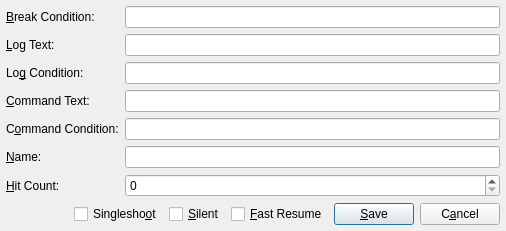
<?xml version="1.0" encoding="UTF-8"?>
<ui version="4.0">
 <class>EditBreakpointDialog</class>
 <widget class="QDialog" name="EditBreakpointDialog">
  <property name="geometry">
   <rect>
    <x>0</x>
    <y>0</y>
    <width>506</width>
    <height>221</height>
   </rect>
  </property>
  <property name="windowTitle">
   <string>Edit breakpoint</string>
  </property>
  <layout class="QVBoxLayout" name="verticalLayout">
   <property name="spacing">
    <number>6</number>
   </property>
   <property name="leftMargin">
    <number>6</number>
   </property>
   <property name="topMargin">
    <number>6</number>
   </property>
   <property name="rightMargin">
    <number>6</number>
   </property>
   <property name="bottomMargin">
    <number>6</number>
   </property>
   <item>
    <layout class="QGridLayout" name="gridLayout">
     <property name="leftMargin">
      <number>0</number>
     </property>
     <property name="bottomMargin">
      <number>0</number>
     </property>
     <property name="horizontalSpacing">
      <number>6</number>
     </property>
     <item row="1" column="0">
      <widget class="QLabel" name="labelLogText">
       <property name="text">
        <string>&amp;Log Text:</string>
       </property>
       <property name="buddy">
        <cstring>editLogText</cstring>
       </property>
      </widget>
     </item>
     <item row="0" column="0">
      <widget class="QLabel" name="labelBreakCondition">
       <property name="text">
        <string>&amp;Break Condition:</string>
       </property>
       <property name="buddy">
        <cstring>editBreakCondition</cstring>
       </property>
      </widget>
     </item>
     <item row="0" column="1">
      <widget class="QLineEdit" name="editBreakCondition">
       <property name="maxLength">
        <number>255</number>
       </property>
      </widget>
     </item>
     <item row="1" column="1">
      <widget class="QLineEdit" name="editLogText">
       <property name="maxLength">
        <number>255</number>
       </property>
      </widget>
     </item>
     <item row="5" column="1">
      <widget class="QLineEdit" name="editName">
       <property name="maxLength">
        <number>255</number>
       </property>
      </widget>
     </item>
     <item row="2" column="1">
      <widget class="QLineEdit" name="editLogCondition">
       <property name="maxLength">
        <number>255</number>
       </property>
      </widget>
     </item>
     <item row="2" column="0">
      <widget class="QLabel" name="labelLogCondition">
       <property name="text">
        <string>Lo&amp;g Condition:</string>
       </property>
       <property name="buddy">
        <cstring>editLogCondition</cstring>
       </property>
      </widget>
     </item>
     <item row="5" column="0">
      <widget class="QLabel" name="labelName">
       <property name="text">
        <string>&amp;Name:</string>
       </property>
       <property name="buddy">
        <cstring>editName</cstring>
       </property>
      </widget>
     </item>
     <item row="3" column="0">
      <widget class="QLabel" name="labelCommandText">
       <property name="text">
        <string>&amp;Command Text:</string>
       </property>
       <property name="buddy">
        <cstring>editCommandText</cstring>
       </property>
      </widget>
     </item>
     <item row="3" column="1">
      <widget class="QLineEdit" name="editCommandText">
       <property name="maxLength">
        <number>255</number>
       </property>
      </widget>
     </item>
     <item row="6" column="1">
      <widget class="QSpinBox" name="spinHitCount">
       <property name="minimum">
        <number>0</number>
       </property>
       <property name="maximum">
        <number>2000000000</number>
       </property>
      </widget>
     </item>
     <item row="6" column="0">
      <widget class="QLabel" name="labelHitCount">
       <property name="text">
        <string>&amp;Hit Count:</string>
       </property>
       <property name="buddy">
        <cstring>spinHitCount</cstring>
       </property>
      </widget>
     </item>
     <item row="4" column="0">
      <widget class="QLabel" name="labelCommandCondition">
       <property name="text">
        <string>C&amp;ommand Condition:</string>
       </property>
       <property name="buddy">
        <cstring>editCommandCondition</cstring>
       </property>
      </widget>
     </item>
     <item row="4" column="1">
      <widget class="QLineEdit" name="editCommandCondition">
       <property name="maxLength">
        <number>255</number>
       </property>
      </widget>
     </item>
    </layout>
   </item>
   <item>
    <layout class="QHBoxLayout" name="layoutSaveCancel">
     <item>
      <spacer name="horizontalSpacer">
       <property name="orientation">
        <enum>Qt::Horizontal</enum>
       </property>
       <property name="sizeHint" stdset="0">
        <size>
         <width>40</width>
         <height>20</height>
        </size>
       </property>
      </spacer>
     </item>
     <item>
      <widget class="QCheckBox" name="checkBoxSingleshoot">
       <property name="text">
        <string>Singlesho&amp;ot</string>
       </property>
      </widget>
     </item>
     <item>
      <widget class="QCheckBox" name="checkBoxSilent">
       <property name="text">
        <string>&amp;Silent</string>
       </property>
      </widget>
     </item>
     <item>
      <widget class="QCheckBox" name="checkBoxFastResume">
       <property name="text">
        <string>&amp;Fast Resume</string>
       </property>
      </widget>
     </item>
     <item>
      <widget class="QPushButton" name="buttonSave">
       <property name="text">
        <string>&amp;Save</string>
       </property>
      </widget>
     </item>
     <item>
      <widget class="QPushButton" name="buttonCancel">
       <property name="text">
        <string>C&amp;ancel</string>
       </property>
      </widget>
     </item>
    </layout>
   </item>
  </layout>
 </widget>
 <tabstops>
  <tabstop>editBreakCondition</tabstop>
  <tabstop>editLogText</tabstop>
  <tabstop>editLogCondition</tabstop>
  <tabstop>editCommandText</tabstop>
  <tabstop>editCommandCondition</tabstop>
  <tabstop>editName</tabstop>
  <tabstop>spinHitCount</tabstop>
  <tabstop>checkBoxSingleshoot</tabstop>
  <tabstop>checkBoxSilent</tabstop>
  <tabstop>checkBoxFastResume</tabstop>
  <tabstop>buttonSave</tabstop>
  <tabstop>buttonCancel</tabstop>
 </tabstops>
 <resources/>
 <connections>
  <connection>
   <sender>buttonCancel</sender>
   <signal>clicked()</signal>
   <receiver>EditBreakpointDialog</receiver>
   <slot>reject()</slot>
   <hints>
    <hint type="sourcelabel">
     <x>397</x>
     <y>442</y>
    </hint>
    <hint type="destinationlabel">
     <x>462</x>
     <y>441</y>
    </hint>
   </hints>
  </connection>
  <connection>
   <sender>buttonSave</sender>
   <signal>clicked()</signal>
   <receiver>EditBreakpointDialog</receiver>
   <slot>accept()</slot>
   <hints>
    <hint type="sourcelabel">
     <x>279</x>
     <y>435</y>
    </hint>
    <hint type="destinationlabel">
     <x>321</x>
     <y>442</y>
    </hint>
   </hints>
  </connection>
 </connections>
</ui>
